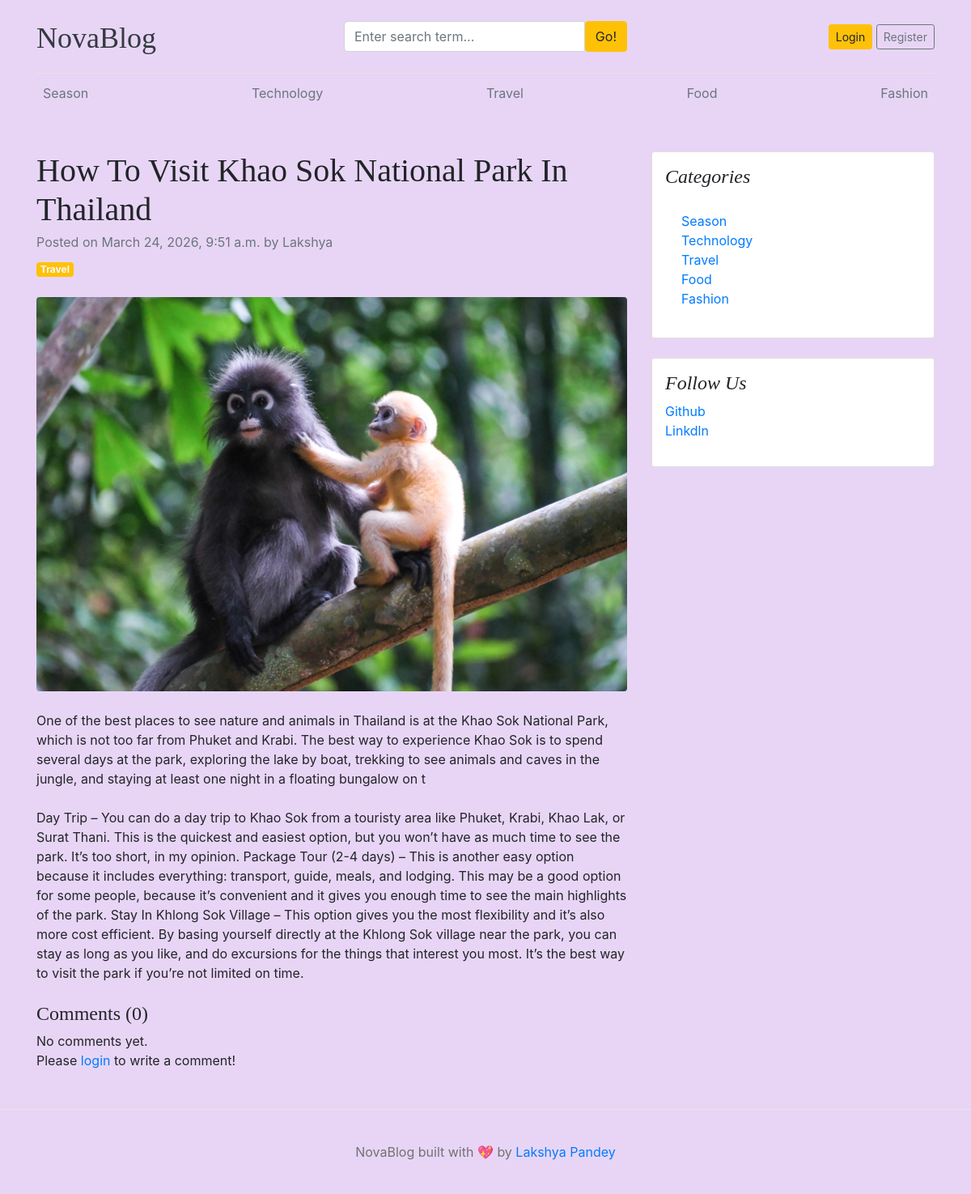
The page /blogs/how-to-visit-khao-sok-national-park-in-thailand/ on the database its author committed.
### blogs/models.py (models this page shows, shortened)
class Category(models.Model):
    category_name = models.CharField(max_length=50 , unique=True)
    created_at = models.DateTimeField(auto_now_add=True)
    updated_at = models.DateTimeField(auto_now=True)
    class Meta:
        verbose_name_plural = "Categories"
    def __str__(self):
        return self.category_name

class Blog(models.Model):
    title = models.CharField(max_length=100)
    slug = models.SlugField(max_length=150, unique=True, blank=True)
    category = models.ForeignKey(Category, on_delete=models.CASCADE)
    author =models.ForeignKey(User, on_delete=models.CASCADE)
    featured_image = models.ImageField(upload_to='uploads/%Y/%m/%d')
    short_description = models.TextField(max_length=500)
    blog_body = models.TextField(max_length=2000)
    status = models.CharField(max_length=20,  choices=STATUS_CHOICES, default='draft')
    is_featured = models.BooleanField(default=False)
    created_at = models.DateTimeField(auto_now_add=True)
    updated_at = models.DateTimeField(auto_now=True)

### assignments/models.py (models this page shows, shortened)
class SocialLink(models.Model):
    platform = models.CharField(max_length=25)
    link = models.URLField(max_length=100)
    created_at = models.DateTimeField(auto_now_add=True)
    updated_at = models.DateTimeField(auto_now=True)

### blogs/views.py (the view, shortened to what this page needs)
# urls.py: path('blogs/<slug:slug>/', BlogsView.blogs, name='blogs'),
def blogs(request, slug):
    single_blog = get_object_or_404(Blog, slug=slug, status='Published')
    comments = Comment.objects.filter(blog=single_blog)
    comments_count = comments.count()
    context = {'single_blog': single_blog,
               'comments': comments,
               'comments_count': comments_count,
    }
    return render(request, 'blogs.html', context)

### blogs/context_processors.py (called while the page is built)
def get_categories(request):
    categories = Category.objects.all()
    return dict(categories=categories)

def get_social_links(request):
    social_links = SocialLink.objects.all()
    return dict(social_links=social_links)

### templates/blogs.html
{% extends 'base.html' %}
{% block content %}
<div class="container mt-5">
    <div class="row">
        <div class="col-lg-8">
            <article>
                <header class="mb-4">
                    <h1 class="fw-bolder mb-1">{{ single_blog.title }}</h1>
                    <div class="text-muted fst-italic mb-2">Posted on {{ single_blog.created_at }} by {{ single_blog.author }}</div>
                    <a class="badge bg-warning text-decoration-none text-light" href="#!">{{ single_blog.category }}</a>
                </header>
                <figure class="mb-4"><img class="img-fluid rounded" src="{{ single_blog.featured_image.url }}" alt="..." /></figure>
                <section class="mb-5">
                    <p class="fs-5 mb-4">{{ single_blog.short_description }}</p>
                    <p class="fs-5 mb-4">{{ single_blog.blog_body }}</p>
                    <h4>Comments ({{ comments_count }})</h4>
                    {% if comments %}
                        {% for comment in comments %}
                            <div class="card mt-1">
                                <div class="card-body">
                                    <p class="card-text mb-0">{{ comment }}</p>
                                    <span>
                                        <small>By {{ comment.user }}</small>
                                        <small>| {{ comment.created_at | timesince }} ago</small>
                                    </span>
                                </div>
                            </div>
                        {% endfor %}
                    {% else %}
                    No comments yet.
                    {% endif %}
                    <br>
                    <div class="form-group">
                        {% if user.is_authenticated %}
                        <form action="" method="POST">
                            {% csrf_token %}
                            <div class="form-group">
                                <textarea name="comment" class="form-control" placeholder="Write your comment"></textarea>
                                <input type="submit" value="Submit" class="btn btn-primary mt-2">
                            </div>
                        </form>
                        {% else %}
                        <p>Please <span><a href="{% url 'login' %}">login</a></span> to write a comment!</p>
                        {% endif %}
                    </div>
                </section>
            </article>
        </div>
        <div class="col-lg-4">
            <div class="card mb-4 p-3">
                <h4 class="font-italic">Categories</h4>
                <div class="card-body">
                    <div class="row">
                        <div class="col-sm-6">
                            <ul class="list-unstyled mb-0">
                                {% for cat in categories %}
                                <li><a href="{% url 'posts_by_category' cat.id %}">{{ cat.category_name }}</a></li>
                                {% endfor %}
                            </ul>
                        </div>
                    </div>
                </div>
            </div>
            {% if social_links %}
            <div class="card mb-4 p-3">
                <h4 class="font-italic">Follow Us</h4>
                <ol class="list-unstyled">
                    {% for i in social_links %}
                    <li><a href="{{ i.link }}" target="_blank">{{ i.platform }}</a></li>
                    {% endfor %}
                </ol>
            </div>
            {% endif %}
        </div>
    </div>
</div>
{% endblock %}

### templates/base.html (shortened to what this page needs)
{% load static %}
<!DOCTYPE html>
<html lang="en">
<head>
    <link href="https://getbootstrap.com/docs/4.0/dist/css/bootstrap.min.css" rel="stylesheet">
    <link rel="stylesheet"  href="{% static 'css/blog.css' %}" >
    <link rel="stylesheet" href="https://cdnjs.cloudflare.com/ajax/libs/font-awesome/4.7.0/css/font-awesome.min.css">
  </head>
<body>
    <div class="container">
      <header class="blog-header py-3">
        <div class="row flex-nowrap justify-content-between align-items-center">
          <div class="col-4 pt-1">
            <a class="blog-header-logo text-dark" href="/">NovaBlog</a>
          </div>
          <div class="col-4">
            <form action="{% url 'search' %}" method="GET">
              <div class="input-group">
                <input class="form-control" type="text" name="keyword" value="{{ keyword }}" placeholder="Enter search term..." aria-label="Enter search term..." aria-describedby="button-search" />
                <button type="submit" class="btn btn-warning" id="button-search" type="button">Go!</button>
            </div>
            </form>
          </div>
          <div class="col-4 d-flex justify-content-end align-items-center">
            {% if not user.is_authenticated %}
            <a class="btn btn-sm btn-warning" href="{% url 'login' %}">Login</a> &nbsp;
            <a class="btn btn-sm btn-outline-secondary" href="{% url 'register' %}">Register</a>
            {% else %}
            <span><a href="{% url 'dashboard' %}">Dashboard</a></span>
            &emsp;
            <span><a href="{% url 'logout' %}">Logout</a></span>
            {% endif %}
          </div>
        </div>
      </header>
      <div class="nav-scroller py-1 mb-2">
        <nav class="nav d-flex justify-content-between">
          {% for cat in categories %}
          <a class="p-2 text-muted" href="{% url 'posts_by_category' cat.id %}">{{ cat.category_name }}</a>
          {% endfor %}
        </nav>
      </div>
    </div>
{% block content %}
{% endblock %}
<footer class="blog-footer">
    <p>NovaBlog built with 💖 by <a href="#">Lakshya Pandey </a></p>
  </footer>
  </body>
  </html>

### static/css/blog.css (style rules this page uses)
body { background-color: #e8d5f5; }
.container { background-color: transparent; }
.blog-header { border-bottom: 1px solid #e5e5e5; }
.blog-header-logo { font-family: "Playfair Display", Georgia, "Times New Roman", serif; font-size: 2.25rem; }
h1, h2, h3, h4, h5, h6 { font-family: "Playfair Display", Georgia, "Times New Roman", serif; }
.blog-footer { padding: 2.5rem 0; color: #727272; text-align: center; background-color: #e8d5f5; border-top: .05rem solid #e5e5e5; }
.blog-footer p:last-child { margin-bottom: 0; }

### rows shown on the page
Category: category_name "Season"
Category: category_name "Technology"
Category: category_name "Travel"
Category: category_name "Food"
Category: category_name "Fashion"
Blog: title "How To Visit Khao Sok National Park In Thailand", created_at "March 24, 2026, 9:51 a.m.", author "Lakshya", category "Travel", featured_image (picture), short_description "One of the best places to see nature and animals in Thailand is at the Khao Sok National Park, which is not too far from Phuket and Krabi. The best way to experience Khao Sok is to spend several days at the park, exploring the lake by boat, trekking to see animals and caves in the jungle, and staying at least one night in a floating bungalow on t", blog_body "Day Trip – You can do a day trip to Khao Sok from a touristy area like Phuket, Krabi, Khao Lak, or Surat Thani. This is the quickest and easiest option, but you won’t have as much time to see the park. It’s too short, in my opinion. Package Tour (2-4 days) – This is another easy option because it includes everything: transport, guide, meals, and lodging. This may be a good option for some people, because it’s convenient and it gives you enough time to see the main highlights of the park. Stay In Khlong Sok Village – This option gives you the most flexibility and it’s also more cost efficient. By basing yourself directly at the Khlong Sok village near the park, you can stay as long as you…"
SocialLink: platform "Github"
SocialLink: platform "Linkdln"

### other values the page prints
{{ comments_count }} "0"
